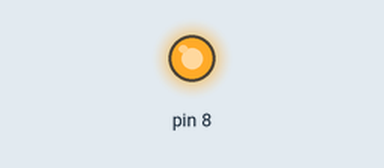
A sketch run on a simulated Arduino Uno, built with avr-gcc and run on an emulated ATmega328P. Shown: output pins drawn as LEDs (lit = HIGH).

Above: at 0.5 s.
At 5.0 s:
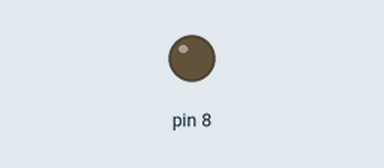
Timing chart, 0 to 6.9 s (numbered marks = the images above):
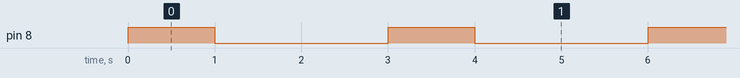

Measured:
- by itself, pin 8: alternates HIGH for 1.0 s and LOW for 2.0 s

The sketch:

1_blink.ino
```cpp
/*
  Blink
  2.00b Electronics Tutorial!

  Turns an LED on for one second, then off for one second, repeatedly.
  Questions?
  [Victor Hung](vhung@mit.edu)
*/

// Remember to go to Tools > Board > Arduino Uno
// Also Port > [select your usb port]
// Once connected, hit Upload!

// the setup function runs once when you press reset or power the board

void setup() {
  // initialize digital pin 8 as an output.
  pinMode(8, OUTPUT);
}

// the loop function runs over and over again forever

void loop() {
  digitalWrite(8, HIGH);           // turn the LED on (HIGH is the voltage level)
  delay(1000);                     // wait one second
  digitalWrite(8, LOW);            // turn the LED off by making the voltage LOW
  delay(2000);                     // wait two seconds
}
```
